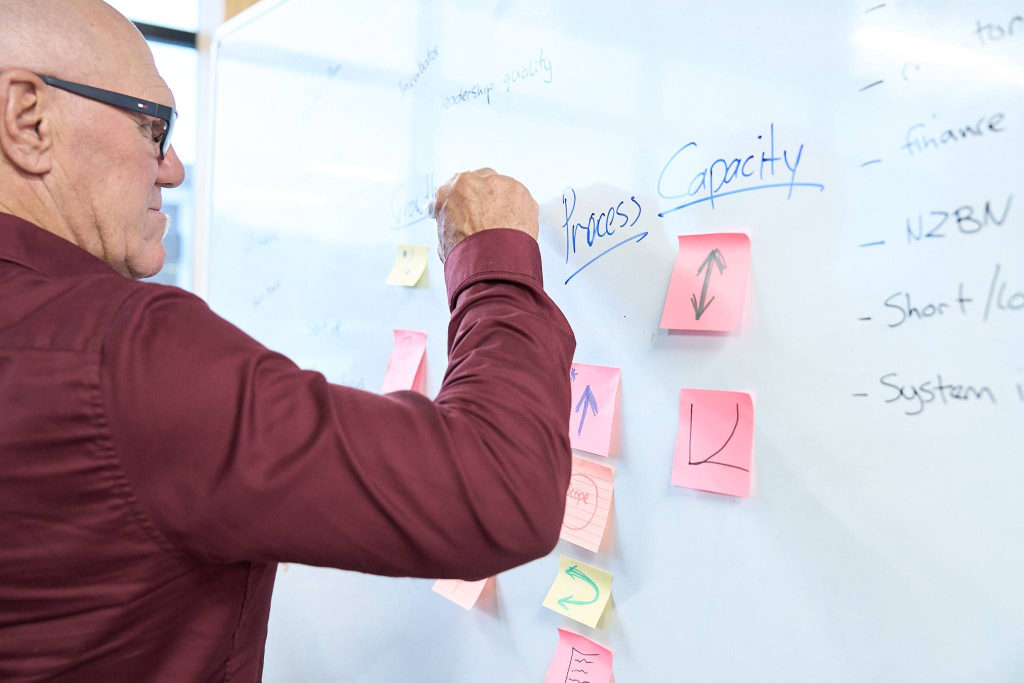
#> input picture images/Capture-One-Catalog0815.jpg, 2048 x 1365 px, found by its file name (shown at 1/2 size)
$ python create_icons.py   (older library calls are emulated)
#> lines starting #> are read from the running program, lines starting #| are printed output that depends on the picture
from PIL import Image
import os

def create_icons():
    # Create the scripts and public/icons directories if they don't exist
    os.makedirs('public/icons', exist_ok=True)

    # Load the source image
    source_img = Image.open('images/Capture-One-Catalog0815.jpg')
#> source_img is the input picture: PIL image 2048x1365 RGB; mean R, G, B 192.2, 179.9, 188.1

    # Convert to RGBA if needed
    if source_img.mode != 'RGBA':
        source_img = source_img.convert('RGBA')
#> source_img: PIL image 2048x1365 RGBA

    # Calculate the square crop dimensions
    width, height = source_img.size
#> width = 2048; height = 1365
    size = min(width, height)
#> size = 1365
    left = (width - size) // 2
#> left = 341
    top = (height - size) // 2
#> top = 0
    right = left + size
#> right = 1706
    bottom = top + size
#> bottom = 1365

    # Crop to square
    square_img = source_img.crop((left, top, right, bottom))
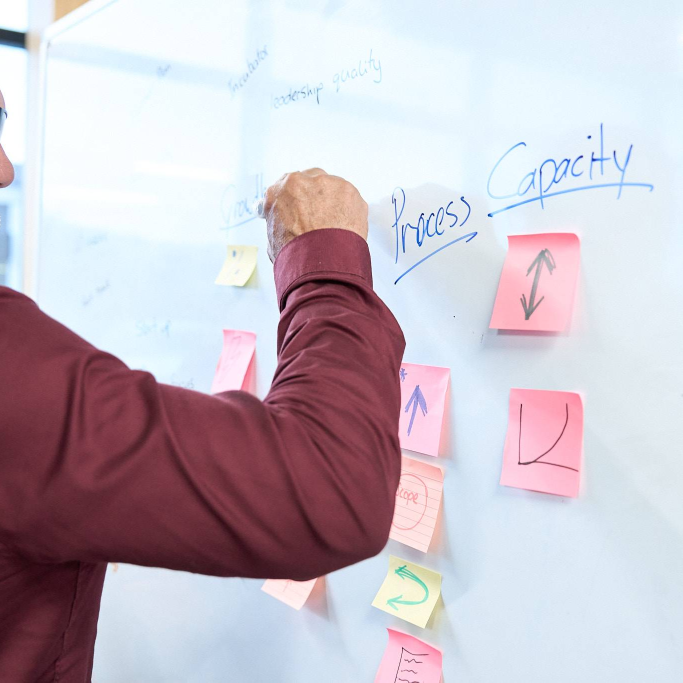
#> square_img: PIL image 1365x1365 RGBA (shown at 1/2 size); mean R, G, B, A 199.3, 189.5, 199.1, 255

    # Create different sizes
    sizes = {
        'favicon-16x16.png': (16, 16),
        'favicon-32x32.png': (32, 32),
        'apple-touch-icon.png': (180, 180),
        'android-chrome-192x192.png': (192, 192),
        'android-chrome-512x512.png': (512, 512)
    }

    # Generate each size
    for filename, size in sizes.items():
        resized = square_img.resize(size, Image.ANTIALIAS)
        resized.save(f'public/icons/{filename}')
#> this loop made 5 passes
#> pass 1, in create_icons, `resized = square_img.resize(size, Image.ANTIALIAS)`:
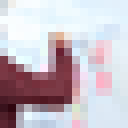
#> resized: PIL image 16x16 RGBA (shown 8 times larger); mean R, G, B, A 199.4, 189.6, 198.8, 255
#> pass 2, in create_icons, `resized = square_img.resize(size, Image.ANTIALIAS)`:
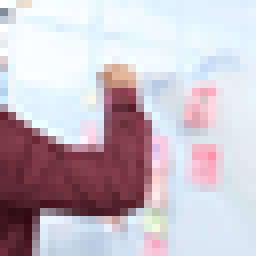
#> resized: PIL image 32x32 RGBA (shown 8 times larger); mean R, G, B, A 199.3, 189.6, 198.9, 255
#> pass 3, in create_icons, `resized = square_img.resize(size, Image.ANTIALIAS)`:
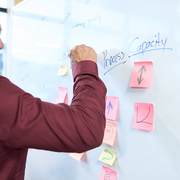
#> resized: PIL image 180x180 RGBA; mean R, G, B, A 199.3, 189.5, 199.1, 255
#> after the loop:
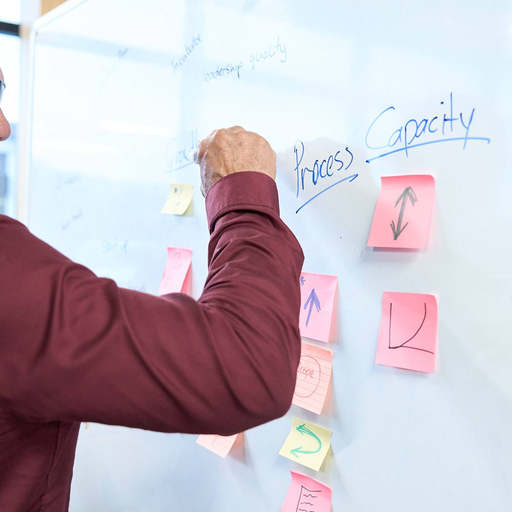
#> resized: PIL image 512x512 RGBA; mean R, G, B, A 199.3, 189.5, 199.1, 255

    # Create ICO file
    favicon_16 = square_img.resize((16, 16), Image.ANTIALIAS)
    favicon_32 = square_img.resize((32, 32), Image.ANTIALIAS)
    favicon_16.save('favicon.ico', format='ICO', sizes=[(16, 16), (32, 32)])

if __name__ == '__main__':
    create_icons()

$ run again, with images/Capture-One-Catalog0317.jpg copied over images/Capture-One-Catalog0815.jpg
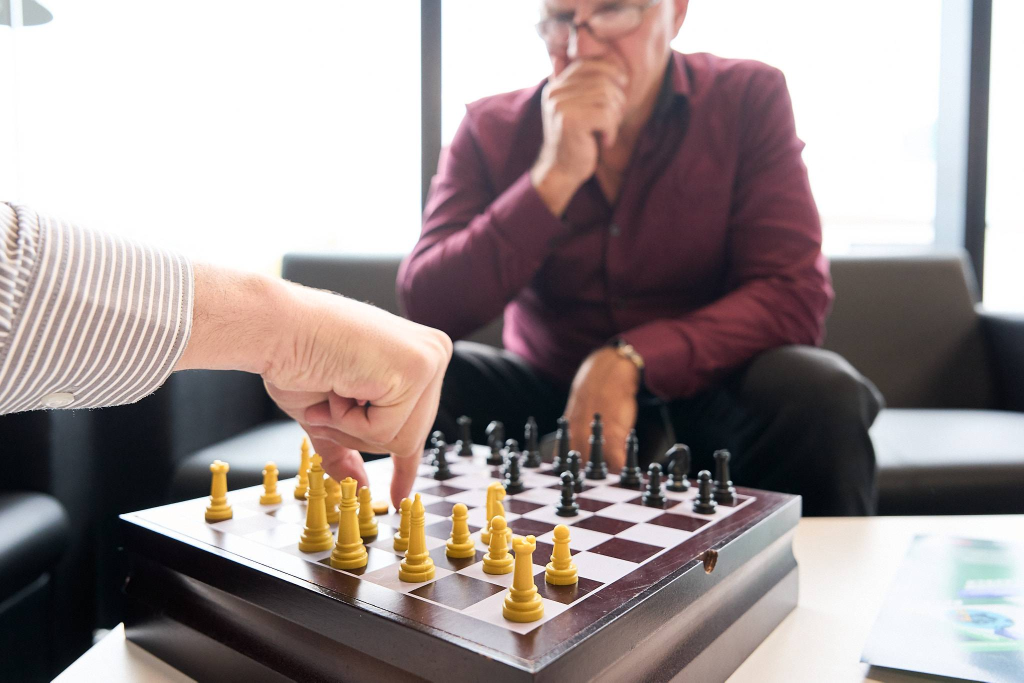
#> input picture images/Capture-One-Catalog0317.jpg, 2048 x 1365 px, found by its file name (shown at 1/2 size)
#> in create_icons, source_img is the input picture: PIL image 2048x1365 RGB; mean R, G, B 158.3, 146.7, 145.8
#> source_img: PIL image 2048x1365 RGBA
#> in create_icons, `square_img = source_img.crop((left, top, right, bottom))`:
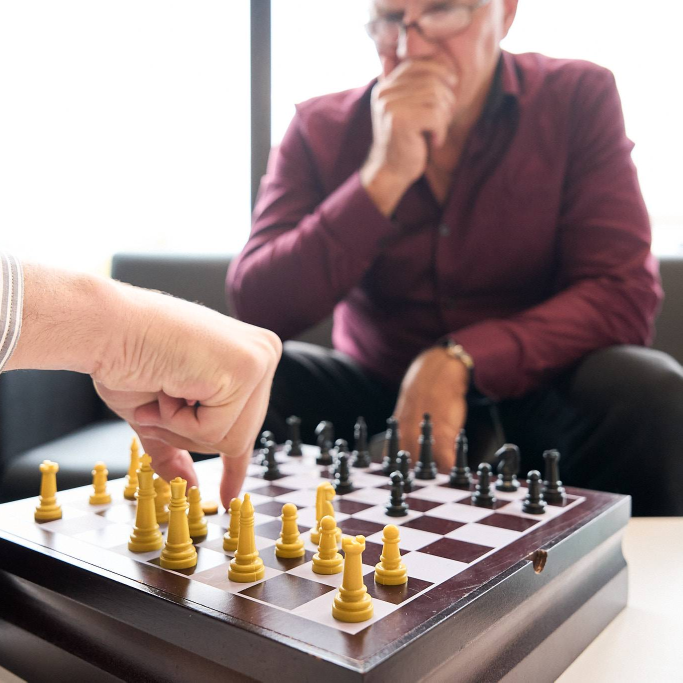
#> square_img: PIL image 1365x1365 RGBA (shown at 1/2 size); mean R, G, B, A 154.1, 136.4, 134.2, 255
#> after the loop in create_icons, `for filename, size in sizes.items():`:
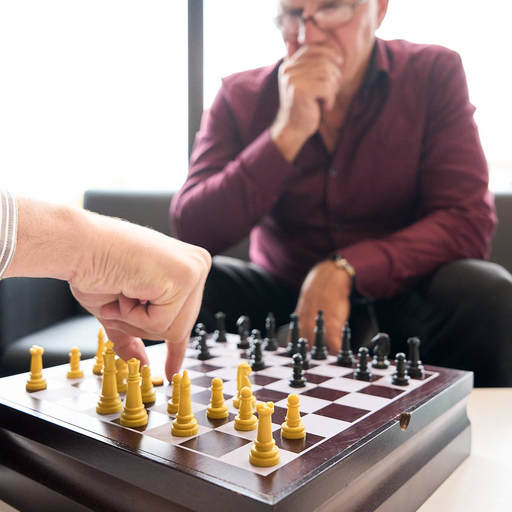
#> resized: PIL image 512x512 RGBA; mean R, G, B, A 154.1, 136.4, 134.2, 255

$ run again, with images/Capture-One-Catalog0529.jpg copied over images/Capture-One-Catalog0815.jpg
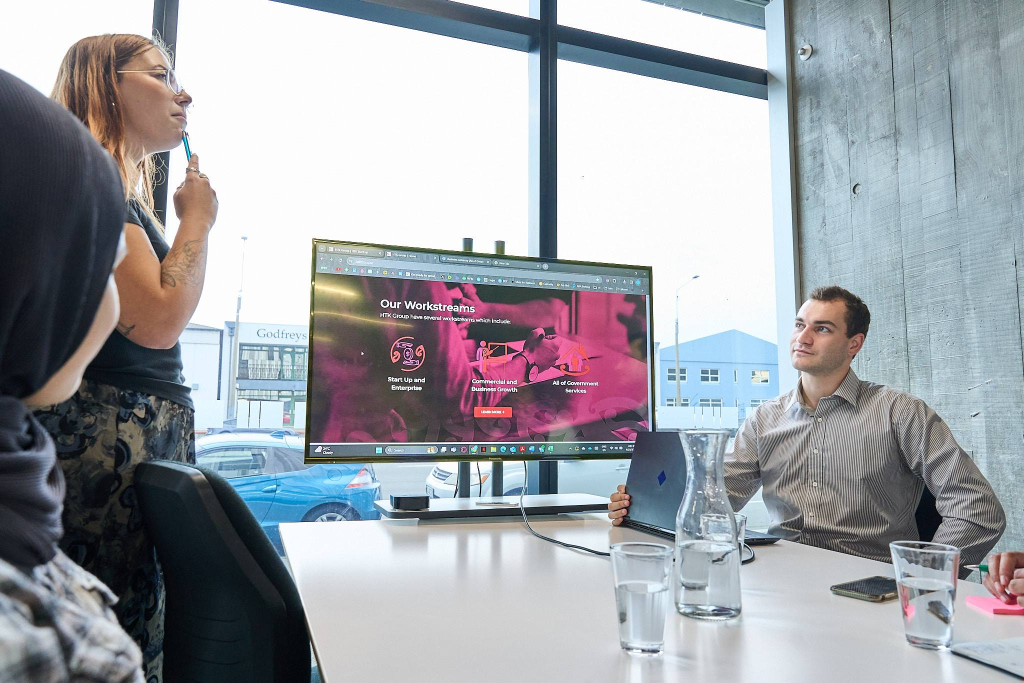
#> input picture images/Capture-One-Catalog0529.jpg, 2048 x 1365 px, found by its file name (shown at 1/2 size)
#> in create_icons, source_img is the input picture: PIL image 2048x1365 RGB; mean R, G, B 159.2, 161.9, 167.8
#> source_img: PIL image 2048x1365 RGBA
#> in create_icons, `square_img = source_img.crop((left, top, right, bottom))`:
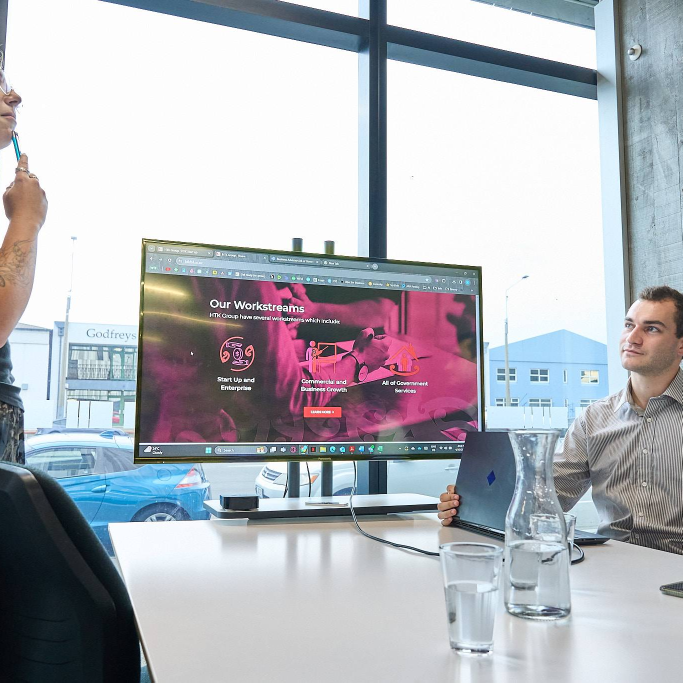
#> square_img: PIL image 1365x1365 RGBA (shown at 1/2 size); mean R, G, B, A 178.2, 180.1, 186.8, 255
#> after the loop in create_icons, `for filename, size in sizes.items():`:
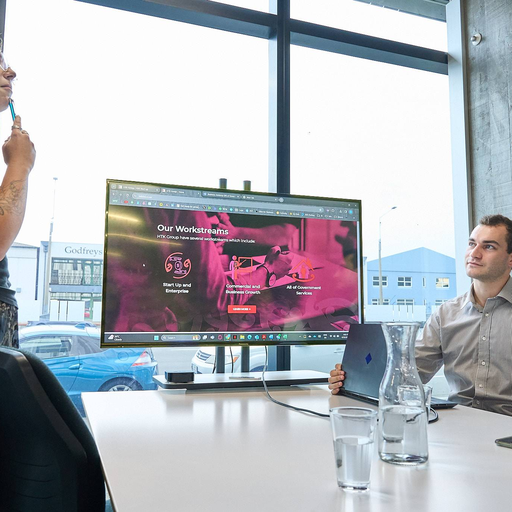
#> resized: PIL image 512x512 RGBA; mean R, G, B, A 178.2, 180.1, 186.7, 255
